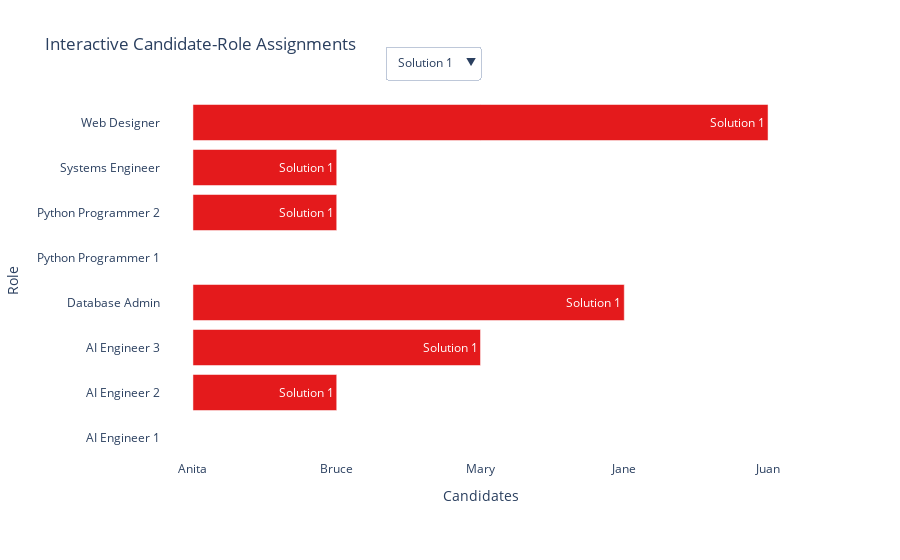

The notebook cell saved with this chart:
### Markdown cell above
# Create interactive visualization

### Code cell
import plotly.graph_objects as go
import plotly.express as px

# Extract all unique candidates from the original candidates list
all_candidates = list(set(candidate for solution in solutions for candidate in solution.values()))

# Define a distinct color palette
colors = px.colors.qualitative.Set1

# Create an initial visualization
fig = go.Figure()

# Create a bar for each role in each solution
for solution_num, solution in enumerate(solutions[:6], 1):
    x_values = [solution.get(role, 'No Candidate') for role in sorted_roles]
    color = colors[(solution_num - 1) % len(colors)]
    fig.add_trace(go.Bar(
        y=sorted_roles,
        x=x_values,
        orientation='h',
        name=f'Solution {solution_num}',
        marker=dict(color=color),
        hovertemplate='%{text}: %{x}<extra></extra>',
        text=[f'Solution {solution_num}' for _ in sorted_roles],
        visible=(solution_num == 1)
    ))

# Add dropdown menu for selecting solutions
buttons = []
for solution_num, solution in enumerate(solutions[:6], 1):
    button = dict(
        label=f'Solution {solution_num}',
        method="update",
        args=[{"visible": [(solution_num == i + 1) for i in range(6)]}]
    )
    buttons.append(button)

fig.update_layout(
    updatemenus=[
        dict(
            active=0,
            buttons=buttons,
            x=0.35,
            xanchor='left',
            y=1.15,
            yanchor='top',
        ),
    ],
    xaxis=dict(title='Candidates'),
    yaxis=dict(title='Role'),  # Updated y-axis label
    title='Interactive Candidate-Role Assignments',
    template='plotly_white',  # White background template
    margin=dict(t=100, b=100, l=100, r=100),
)

fig.show()

### Figure 1 — Plotly figure (JSON) as saved in the notebook; plotly's stock layout.template omitted (floating-point values rounded to 4 significant figures)
{"data": [{"hovertemplate": "%{text}: %{x}<extra></extra>", "marker": {"color": "rgb(228,26,28)"}, "name": "Solution 1", "orientation": "h", "text": ["Solution 1", "Solution 1", "Solution 1", "Solution 1", "Solution 1", "Solution 1", "Solution 1", "Solution 1"], "type": "bar", "visible": true, "x": ["Anita", "Bruce", "Mary", "Jane", "Anita", "Bruce", "Bruce", "Juan"], "y": ["AI Engineer 1", "AI Engineer 2", "AI Engineer 3", "Database Admin", "Python Programmer 1", "Python Programmer 2", "Systems Engineer", "Web Designer"]}, {"hovertemplate": "%{text}: %{x}<extra></extra>", "marker": {"color": "rgb(55,126,184)"}, "name": "Solution 2", "orientation": "h", "text": ["Solution 2", "Solution 2", "Solution 2", "Solution 2", "Solution 2", "Solution 2", "Solution 2", "Solution 2"], "type": "bar", "visible": false, "x": ["Anita", "Bruce", "Mary", "Jane", "Anita", "Mary", "Bruce", "Juan"], "y": ["AI Engineer 1", "AI Engineer 2", "AI Engineer 3", "Database Admin", "Python Programmer 1", "Python Programmer 2", "Systems Engineer", "Web Designer"]}, {"hovertemplate": "%{text}: %{x}<extra></extra>", "marker": {"color": "rgb(77,175,74)"}, "name": "Solution 3", "orientation": "h", "text": ["Solution 3", "Solution 3", "Solution 3", "Solution 3", "Solution 3", "Solution 3", "Solution 3", "Solution 3"], "type": "bar", "visible": false, "x": ["Anita", "Bruce", "Mary", "Jane", "Anita", "Jane", "Bruce", "Juan"], "y": ["AI Engineer 1", "AI Engineer 2", "AI Engineer 3", "Database Admin", "Python Programmer 1", "Python Programmer 2", "Systems Engineer", "Web Designer"]}, {"hovertemplate": "%{text}: %{x}<extra></extra>", "marker": {"color": "rgb(152,78,163)"}, "name": "Solution 4", "orientation": "h", "text": ["Solution 4", "Solution 4", "Solution 4", "Solution 4", "Solution 4", "Solution 4", "Solution 4", "Solution 4"], "type": "bar", "visible": false, "x": ["Anita", "Bruce", "Mary", "Jane", "Anita", "Jim", "Bruce", "Juan"], "y": ["AI Engineer 1", "AI Engineer 2", "AI Engineer 3", "Database Admin", "Python Programmer 1", "Python Programmer 2", "Systems Engineer", "Web Designer"]}, {"hovertemplate": "%{text}: %{x}<extra></extra>", "marker": {"color": "rgb(255,127,0)"}, "name": "Solution 5", "orientation": "h", "text": ["Solution 5", "Solution 5", "Solution 5", "Solution 5", "Solution 5", "Solution 5", "Solution 5", "Solution 5"], "type": "bar", "visible": false, "x": ["Anita", "Bruce", "Mary", "Jane", "Anita", "Juan", "Bruce", "Juan"], "y": ["AI Engineer 1", "AI Engineer 2", "AI Engineer 3", "Database Admin", "Python Programmer 1", "Python Programmer 2", "Systems Engineer", "Web Designer"]}, {"hovertemplate": "%{text}: %{x}<extra></extra>", "marker": {"color": "rgb(255,255,51)"}, "name": "Solution 6", "orientation": "h", "text": ["Solution 6", "Solution 6", "Solution 6", "Solution 6", "Solution 6", "Solution 6", "Solution 6", "Solution 6"], "type": "bar", "visible": false, "x": ["Anita", "Bruce", "Mary", "Jane", "Anita", "Peter", "Bruce", "Juan"], "y": ["AI Engineer 1", "AI Engineer 2", "AI Engineer 3", "Database Admin", "Python Programmer 1", "Python Programmer 2", "Systems Engineer", "Web Designer"]}], "layout": {"margin": {"b": 100, "l": 100, "r": 100, "t": 100}, "title": {"text": "Interactive Candidate-Role Assignments"}, "updatemenus": [{"active": 0, "buttons": [{"args": [{"visible": [true, false, false, false, false, false]}], "label": "Solution 1", "method": "update"}, {"args": [{"visible": [false, true, false, false, false, false]}], "label": "Solution 2", "method": "update"}, {"args": [{"visible": [false, false, true, false, false, false]}], "label": "Solution 3", "method": "update"}, {"args": [{"visible": [false, false, false, true, false, false]}], "label": "Solution 4", "method": "update"}, {"args": [{"visible": [false, false, false, false, true, false]}], "label": "Solution 5", "method": "update"}, {"args": [{"visible": [false, false, false, false, false, true]}], "label": "Solution 6", "method": "update"}], "x": 0.35, "xanchor": "left", "y": 1.15, "yanchor": "top"}], "xaxis": {"title": {"text": "Candidates"}}, "yaxis": {"title": {"text": "Role"}}}}
